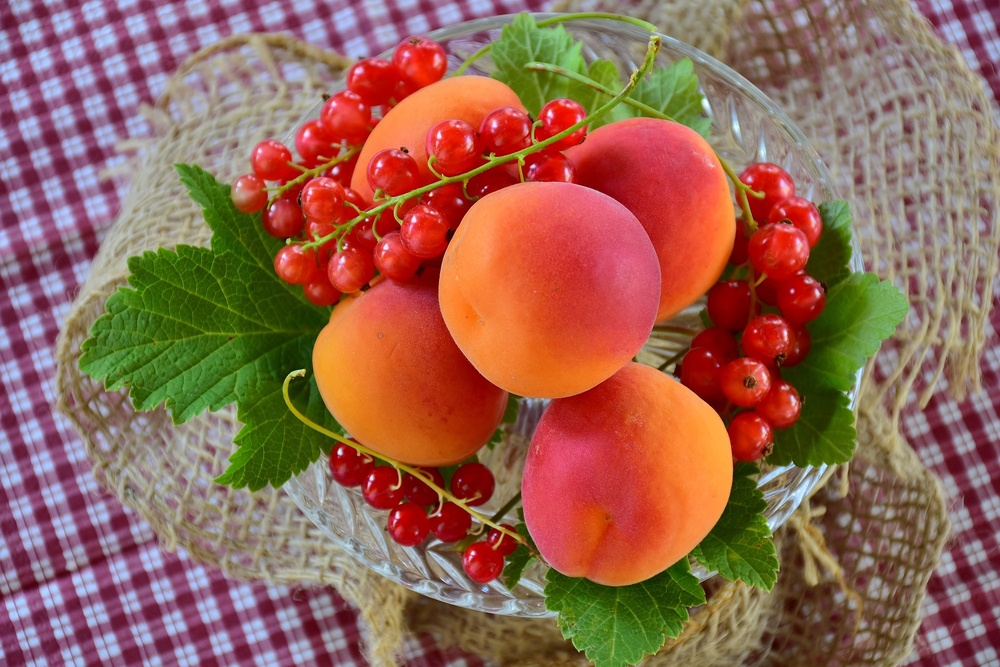
%> input picture apricots-2444808_1920.jpg, 1000 x 667 px, shrunk from 1920 x 1280 before the run
$ octave edgeDetection.m   (GNU Octave 9; MATLAB toolbox functions it lacks are replaced by stand-ins)
%> lines starting %> are read from the running program, lines starting %| are printed output that depends on the picture; in (x1, y1, x2, y2) boxes, pixels count from 0 and x2, y2 are one past the last pixel; in counts of white or black regions, pixels touching at a corner belong together; the program's own positions count from 1
img=imread('apricots-2444808_1920.jpg');
%> img is the input picture: size 667x1000x3 uint8; mean R, G, B 148.8, 101.1, 83.7
gray_img=rgb2gray(img);
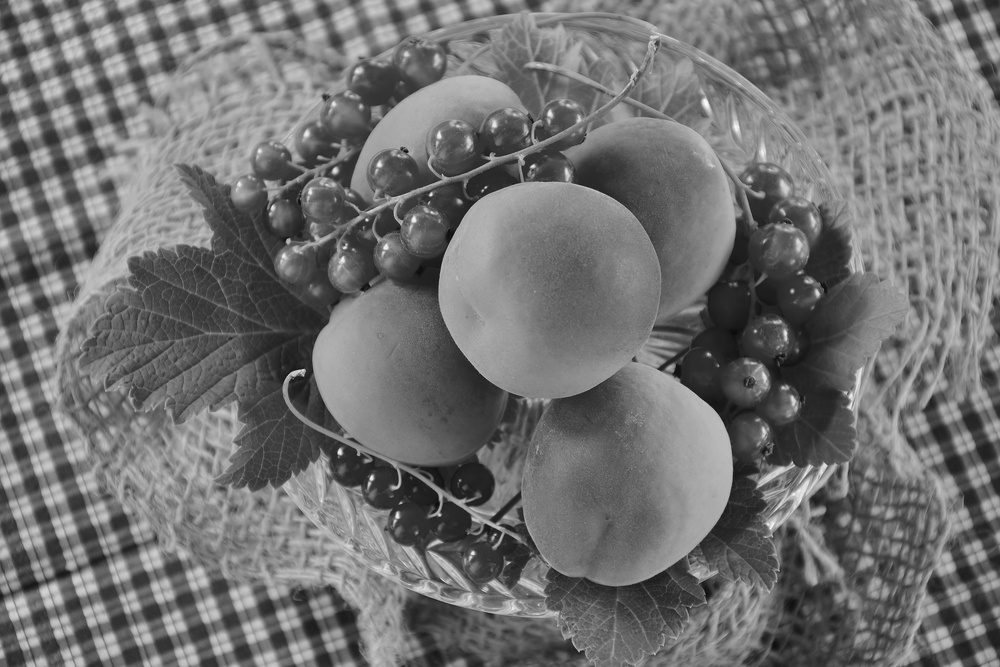
%> gray_img: size 667x1000 uint8; min 7, max 248, mean 113.4
edges=edge(gray_img,'canny');
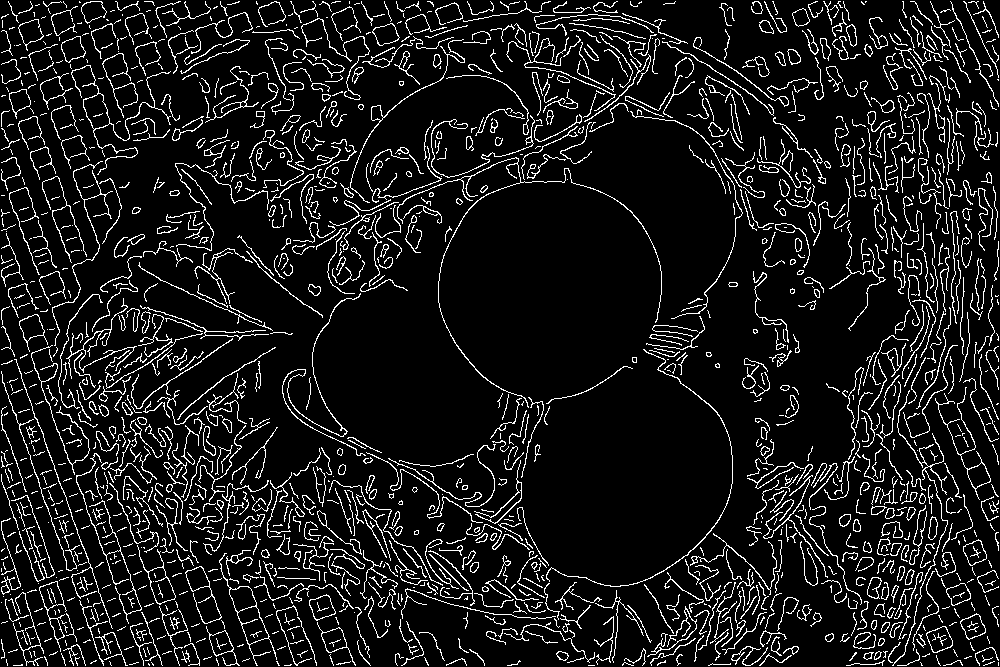
%> edges: size 667x1000 logical; 9.9% white in thin lines or dots
edges2=edge(gray_img,'sobel');
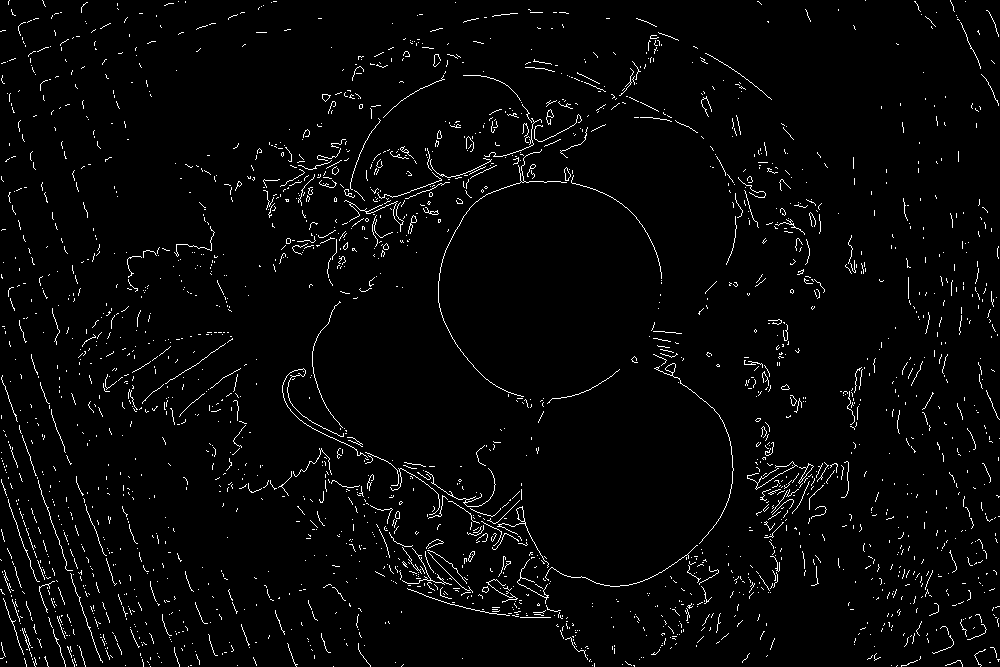
%> edges2: size 667x1000 logical; 2.8% white in thin lines or dots
subplot(2,2,1), imshow(img), title('Original Image');
subplot(2,2,2), imshow(gray_img), title('Gray Image');
subplot(2,2,3), imshow(edges), title('Edge detection using canny Image');
subplot(2,2,4), imshow(edges2), title('edge detection using sobel Image');

$ run again, with apricots-2523272_1920.jpg copied over apricots-2444808_1920.jpg
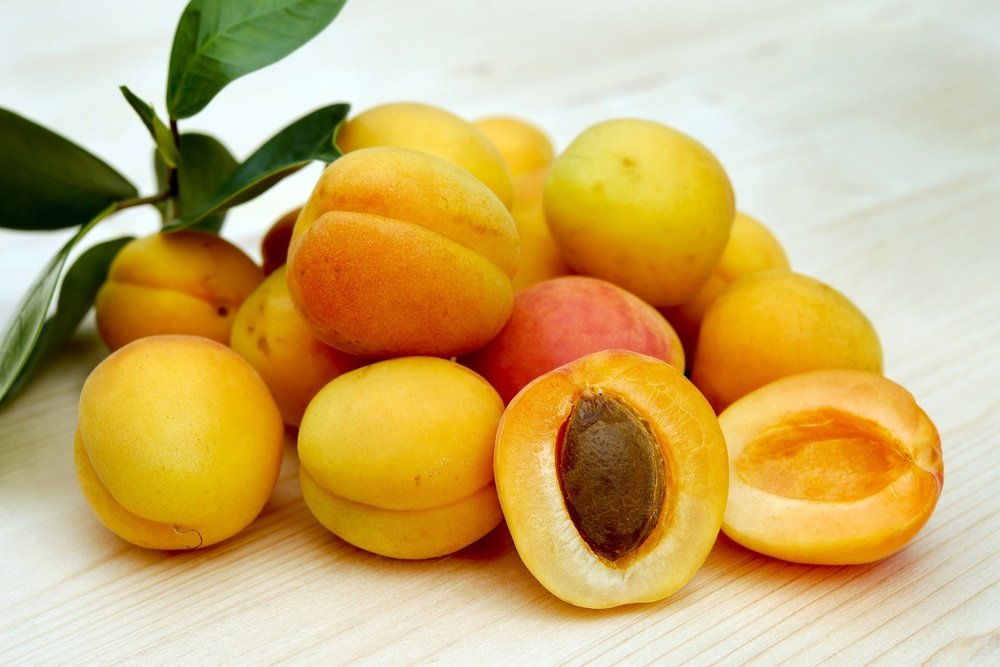
%> input picture apricots-2523272_1920.jpg, 1000 x 667 px, shrunk from 1920 x 1280 before the run
%> img is the input picture: size 667x1000x3 uint8; mean R, G, B 203.8, 175.3, 110.7
%> `edges=edge(gray_img,'canny');`:
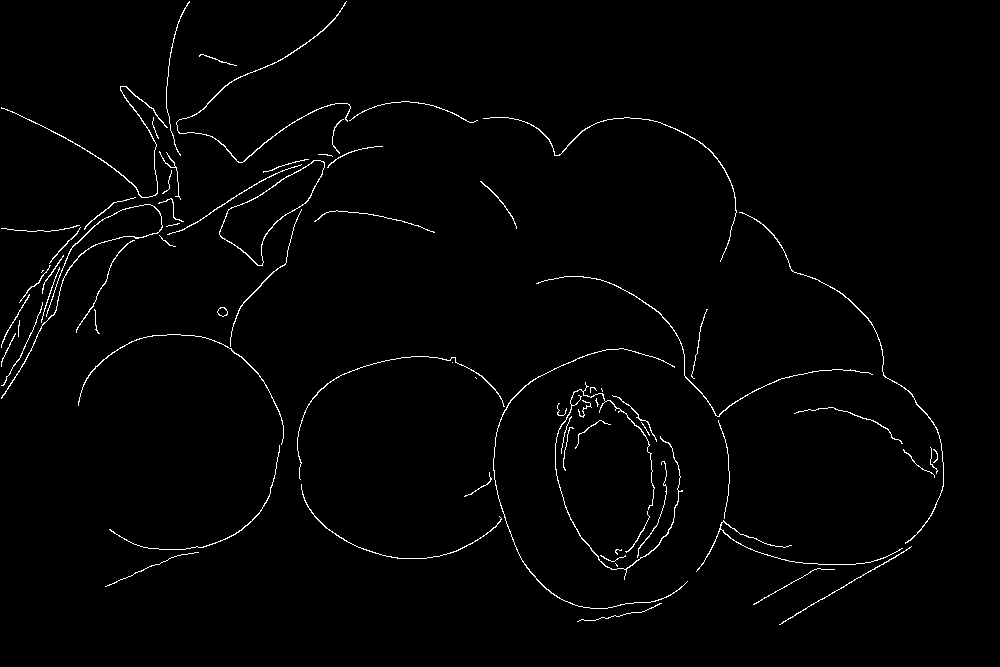
%> edges: size 667x1000 logical; 1.5% white in thin lines or dots, all inside (x1, y1, x2, y2) = (1, 1, 944, 625)
%> `edges2=edge(gray_img,'sobel');`:
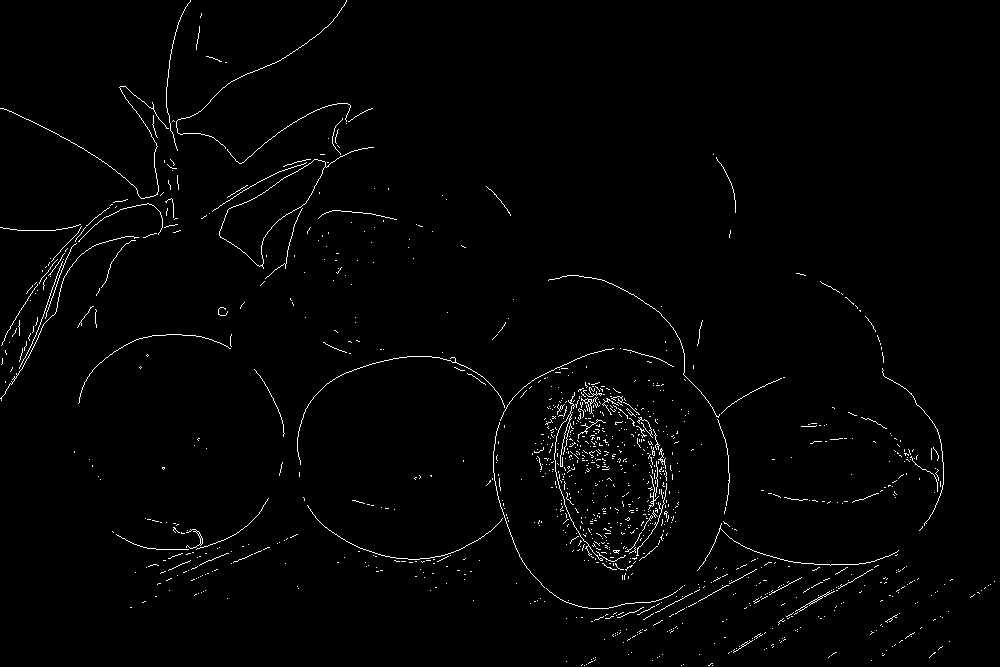
%> edges2: size 667x1000 logical; 1.5% white in thin lines or dots

$ run again, with images(7).jpg copied over apricots-2444808_1920.jpg
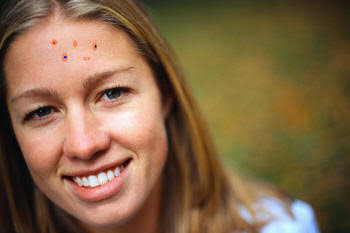
%> input picture images(7).jpg, 350 x 233 px
%> img is the input picture: size 233x350x3 uint8; mean R, G, B 129.4, 101.2, 70.5
%> `edges=edge(gray_img,'canny');`:
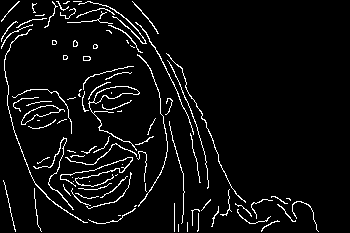
%> edges: size 233x350 logical; 5.3% white in thin lines or dots
%> `edges2=edge(gray_img,'sobel');`:
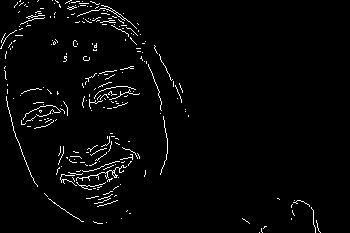
%> edges2: size 233x350 logical; 2.6% white in thin lines or dots
